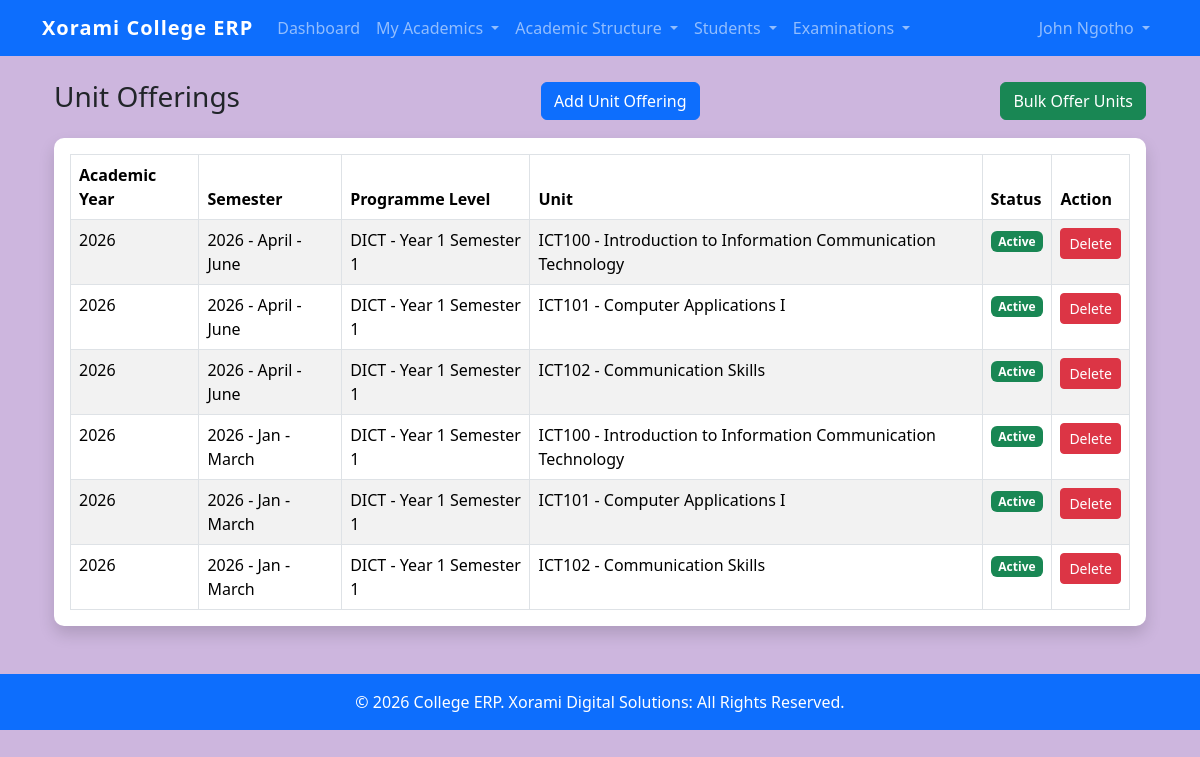
Page /unit-offerings/ (signed in) on the committed database.
### students/models.py (models this page shows, shortened)
class UnitOffering(models.Model):
    academic_year = models.ForeignKey(
        AcademicYear,
        on_delete=models.PROTECT,
        related_name="unit_offerings",
    )
    semester = models.ForeignKey(
        Semester,
        on_delete=models.PROTECT,
        related_name="unit_offerings",
    )
    unit = models.ForeignKey(
        Unit,
        on_delete=models.PROTECT,
        related_name="offerings",
    )
    programme_level = models.ForeignKey(
        ProgrammeLevel,
        on_delete=models.PROTECT,
        related_name="unit_offerings",
    )
    is_active = models.BooleanField(
        default=True
    )
    created_at = models.DateTimeField(
        auto_now_add=True
    )
    class Meta:
        unique_together = (
            "academic_year",
            "semester",
            "unit",
            "programme_level",
        )
        ordering = [
            "unit__code"
        ]

class AcademicYear(models.Model):
    year_name = models.CharField(
        max_length=20,
        unique=True,
    )
    is_active = models.BooleanField(
        default=False,
    )
    registration_open = models.BooleanField(
        default=False,
    )
    created_at = models.DateTimeField(
        auto_now_add=True,
    )
    updated_at = models.DateTimeField(
        auto_now=True,
    )
    class Meta:
        ordering = [
            "-year_name",
        ]
        verbose_name = "Academic Year"
        verbose_name_plural = "Academic Years"
    def __str__(self):
        return self.year_name

class Semester(models.Model):
    academic_year = models.ForeignKey(
        AcademicYear,
        on_delete=models.CASCADE,
        related_name="semesters",
    )
    semester_name = models.CharField(
        max_length=100,
    )
    start_date = models.DateField(
        null=True,
        blank=True,
    )
    end_date = models.DateField(
        null=True,
        blank=True,
    )
    registration_open = models.BooleanField(
        default=True,
    )
    results_open = models.BooleanField(
        default=False,
    )
    is_active = models.BooleanField(
        default=False,
    )
    class Meta:
        ordering = [
            "academic_year",
            "semester_name",
        ]
        unique_together = (
            "academic_year",
            "semester_name",
        )
    def __str__(self):
        return (
            f"{self.academic_year} - "
            f"{self.semester_name}"
        )

class ProgrammeLevel(models.Model):
    programme = models.ForeignKey(
        Programme,
        on_delete=models.PROTECT,
        related_name="levels",
    )
    tvet_level = models.PositiveSmallIntegerField(
        help_text="TVET Level e.g. 4, 5, 6"
    )
    year = models.PositiveSmallIntegerField()
    semester = models.PositiveSmallIntegerField()
    name = models.CharField(
        max_length=100,
        editable=False,
    )
    progression_order = models.PositiveSmallIntegerField(
        editable=False,
    )
    duration_months = models.PositiveSmallIntegerField(
        default=6,
    )
    is_active = models.BooleanField(
        default=True,
    )
    created_at = models.DateTimeField(
        auto_now_add=True,
    )
    updated_at = models.DateTimeField(
        auto_now=True,
    )
    class Meta:
        ordering = [
            "programme",
            "progression_order",
        ]
        unique_together = (
            "programme",
            "year",
            "semester",
        )
    def __str__(self):
        return (
            f"{self.programme.code} - "
            f"{self.name}"
        )

class Programme(models.Model):
    ARTISAN = "ARTISAN"
    CERTIFICATE = "CERTIFICATE"
    DIPLOMA = "DIPLOMA"
    HIGHER_DIPLOMA = "HIGHER_DIPLOMA"
    AWARD_CHOICES = [
        (ARTISAN, "Artisan"),
        (CERTIFICATE, "Certificate"),
        (DIPLOMA, "Diploma"),
        (HIGHER_DIPLOMA, "Higher Diploma"),
    ]
    course = models.ForeignKey(
        Course,
        on_delete=models.PROTECT,
        related_name="programmes",
    )
    code = models.CharField(
        max_length=20,
        unique=True,
    )
    name = models.CharField(
        max_length=200,
    )
    award = models.CharField(
        max_length=30,
        choices=AWARD_CHOICES,
    )
    duration_semesters = models.PositiveSmallIntegerField(
        default=2,
    )
    description = models.TextField(
        blank=True,
    )
    is_active = models.BooleanField(
        default=True,
    )
    created_at = models.DateTimeField(
        auto_now_add=True,
    )
    updated_at = models.DateTimeField(
        auto_now=True,
    )
    class Meta:
        ordering = [
            "course",
            "award",
            "name",
        ]
        unique_together = (
            "course",
            "award",
            "name",
        )

class Unit(models.Model):
    programme_level = models.ForeignKey(
        ProgrammeLevel,
        on_delete=models.PROTECT,
        related_name="units",
    )
    code = models.CharField(
        max_length=20,
    )
    name = models.CharField(
        max_length=200,
    )
    credit_hours = models.PositiveSmallIntegerField(
        default=0,
    )
    description = models.TextField(
        blank=True,
    )
    is_active = models.BooleanField(
        default=True,
    )
    created_at = models.DateTimeField(
        auto_now_add=True,
    )
    updated_at = models.DateTimeField(
        auto_now=True,
    )
    class Meta:
        ordering = [
            "programme_level",
            "code",
        ]
        unique_together = (
            "programme_level",
            "code",
        )
    def __str__(self):
        return (
            f"{self.code} - "
            f"{self.name}"
        )

### students/views.py (the view)
@login_required
@permission_required(
    "students.view_unitoffering",
    raise_exception=True
)
def unit_offering_list(request):
    offerings = (
        UnitOffering.objects
        .select_related(
            "academic_year",
            "semester",
            "programme_level",
            "programme_level__programme",
            "unit",
        )
        .order_by(
            "-academic_year__year_name",
            "semester__semester_name",
            "programme_level__programme__name",
            "programme_level__progression_order",
            "unit__code",
        )
    )
    return render(
        request,
        "students/unit_offerings/unit_offering_list.html",
        {
            "offerings": offerings
        }
    )

### students/templatetags/student_extras.py (called while the page is built)
@register.filter
def has_group(user, group_name):
    if user.is_anonymous:
        return False
    return user.groups.filter(name=group_name).exists()

### templates/students/unit_offerings/unit_offering_list.html (shortened to what this page needs)
{% extends "base.html" %}
{% block content %}
<div class="container mt-4">
    <div class="d-flex justify-content-between align-items-center mb-3">
        <h3>
            Unit Offerings
        </h3>
        <a href="{% url 'unit_offering_create' %}"
           class="btn btn-primary">
            Add Unit Offering
        </a>
        <a href="{% url 'bulk_unit_offering' %}" class="btn btn-success">
            Bulk Offer Units
        </a>
    </div>
    <div class="card shadow">
        <div class="card-body">
            <table class="table table-bordered table-striped">
                <thead>
                    <tr>
                        <th>Academic Year</th>
                        <th>Semester</th>
                        <th>Programme Level</th>
                        <th>Unit</th>
                        <th>Status</th>
                        <th>Action</th>
                    </tr>
                </thead>
                <tbody>
                {% for offering in offerings %}
                <tr>
                    <td>
                        {{ offering.academic_year }}
                    </td>
                    <td>
                        {{ offering.semester }}
                    </td>
                    <td>
                        {{ offering.programme_level }}
                    </td>
                    <td>
                        {{ offering.unit }}
                    </td>
                    <td>
                        {% if offering.is_active %}
                        <span class="badge bg-success">
                            Active
                        </span>
                        {% else %}
                        <span class="badge bg-secondary">
                            Inactive
                        </span>
                        {% endif %}
                    </td>
                    <td>
                        <a href="{% url 'unit_offering_delete' offering.id %}"
                           class="btn btn-danger btn-sm">
                            Delete
                        </a>
                    </td>
                </tr>
                {% endfor %}
                </tbody>
            </table>
        </div>
    </div>
</div>
{% endblock %}

### templates/includes/nav/account_menu.html (shortened to what this page needs)
<li class="nav-item dropdown">
    <a class="nav-link dropdown-toggle"
       href="#"
       role="button"
       data-bs-toggle="dropdown"
       aria-expanded="false">
        {{ user.get_full_name|default:user.username }}
    </a>
</li>

### static/css/style.css (style rules this page uses)
body { background-color:#cdb6de; }
.card { border:none; border-radius:10px; }
.table { margin-bottom:0; }

### rows in the picture
UnitOffering: academic_year "2026", semester "2026 - April - June", programme_level "DICT - Year 1 Semester 1", unit "ICT100 - Introduction to Information Communication Technology", is_active "Active"
UnitOffering: academic_year "2026", semester "2026 - April - June", programme_level "DICT - Year 1 Semester 1", unit "ICT101 - Computer Applications I", is_active "Active"
UnitOffering: academic_year "2026", semester "2026 - April - June", programme_level "DICT - Year 1 Semester 1", unit "ICT102 - Communication Skills", is_active "Active"
UnitOffering: academic_year "2026", semester "2026 - Jan - March", programme_level "DICT - Year 1 Semester 1", unit "ICT100 - Introduction to Information Communication Technology", is_active "Active"
UnitOffering: academic_year "2026", semester "2026 - Jan - March", programme_level "DICT - Year 1 Semester 1", unit "ICT101 - Computer Applications I", is_active "Active"
UnitOffering: academic_year "2026", semester "2026 - Jan - March", programme_level "DICT - Year 1 Semester 1", unit "ICT102 - Communication Skills", is_active "Active"

### other values in the picture
{{ user.get_full_name|default:user.username }} "John Ngotho"
